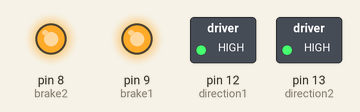
A sketch run on a simulated Arduino Uno, built with avr-gcc and run on an emulated ATmega328P. Parts: switched loads named in the sketch (green lamp = pin HIGH), output pins drawn as LEDs (lit = HIGH).

Above: at 2.5 s.
At 7.5 s:
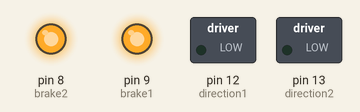
Timing chart, 0 to 11.5 s (numbered marks = the images above):
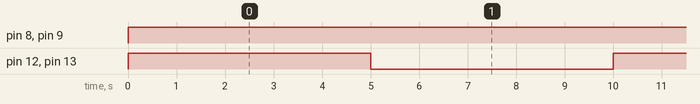

Measured:
- by itself, pin 8 (brake2), pin 9 (brake1): LOW → HIGH at 0.00 s
- by itself, pin 12 (direction1), pin 13 (direction2): alternates HIGH for 5.0 s and LOW for 5.0 s

The sketch:

beauty_1.ino
```cpp
int direction1=12;
int direction2=13;
int brake1=9;
int brake2=8;
int motor1=3;
int motor2=11;
void setup() {
  // put your setup code here, to run once:
pinMode(12,OUTPUT);
pinMode(13,OUTPUT);
pinMode(9,OUTPUT);
pinMode(8,OUTPUT);
}

void loop() {
//HIGH=forward;LOW=backward
//LOW=close brake; HIGH=turn on brake
digitalWrite(brake1,HIGH);
digitalWrite(brake2,HIGH);
digitalWrite(direction1,HIGH);
digitalWrite(direction2,HIGH);
digitalWrite(motor1,255);
digitalWrite(motor2,255);
delay(5000);
digitalWrite(direction1,LOW);
digitalWrite(direction2,LOW);
digitalWrite(motor1,255);
digitalWrite(motor2,255);
delay(5000);
}
```
